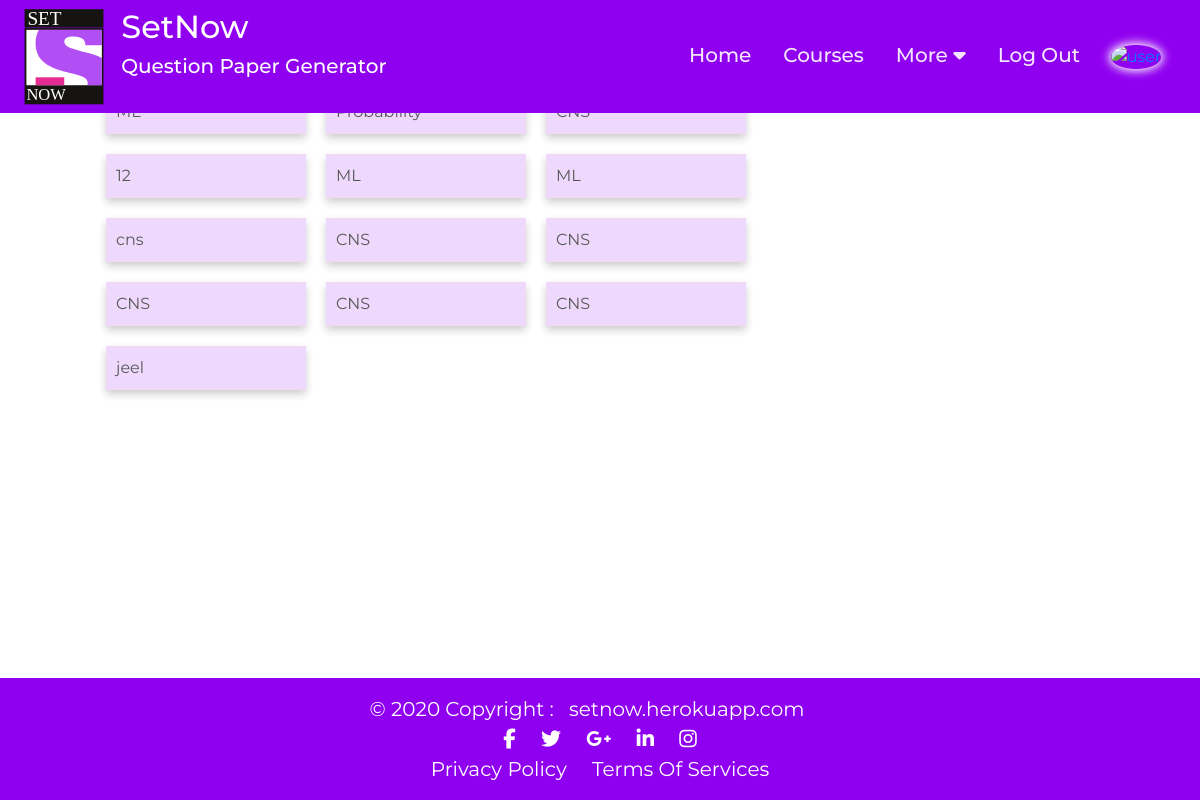
The page /course/ (signed in) on the database as committed earlier.
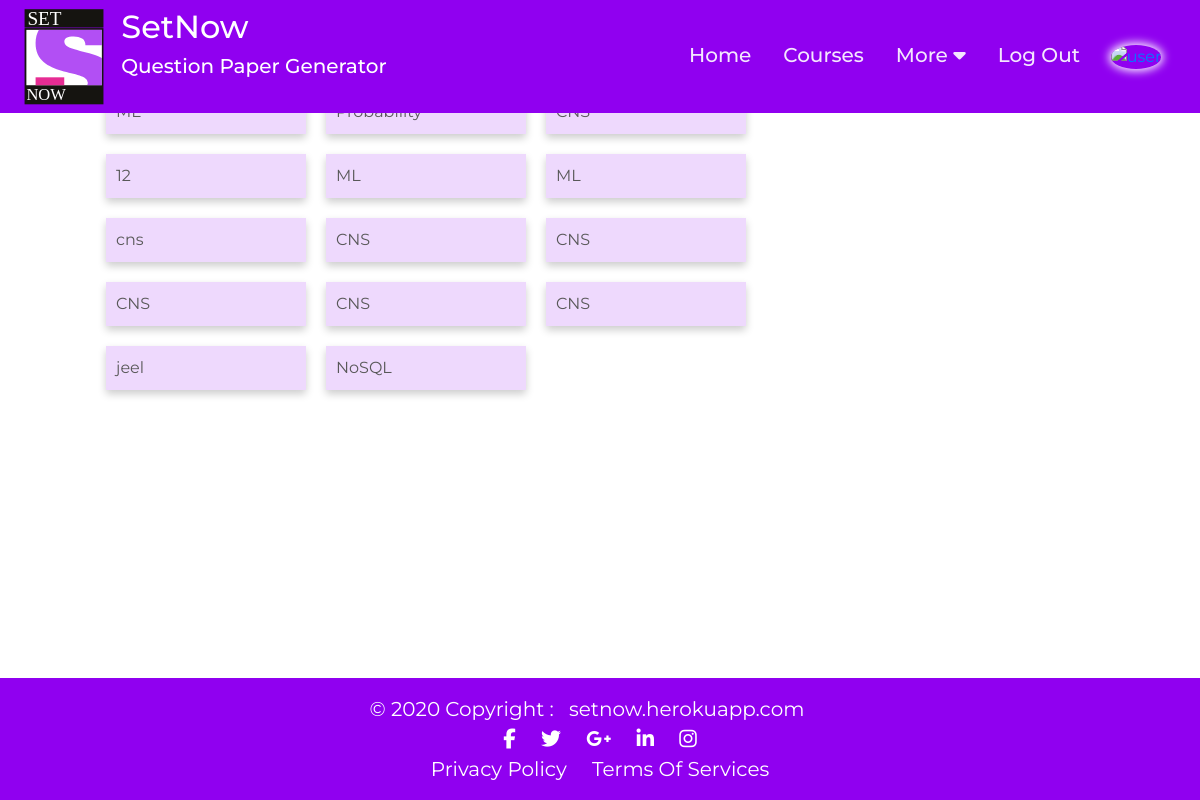
The same page on the database as committed later.
### flaskapp/models.py (models this page shows, shortened)
class Course(db.Model):
    id = db.Column(db.Integer, primary_key=True)
    name = db.Column(db.Text, nullable=False)
    questions = db.relationship('Question', backref='course', lazy=True)
    mcq_questions = db.relationship("MCQQuestion", backref='course', lazy=True)
    user_id = db.Column(db.Integer, db.ForeignKey("user.id"), nullable=False)

### flaskapp/blueprints/questions/routes.py (the view)
@questions.route('/course/')
@login_required
def courses():
    _courses = Course.query.filter(Course.teacher == current_user).all()
    image_file = url_for('static', filename='profile_pics/' + current_user.image_file)
    return render_template("questions/courses.html",
                           courses=_courses,
                           css_file='css/base.css',
                           css_file2='css/questions/courses.css',
                           js_file='js/questions/courses.js',
                           image_file=image_file,
                           title='Courses')

### app.py (called while the page is built)
@app.after_request
def add_header(response):
    response.headers['X-UA-Compatible'] = 'IE=Edge,chrome=1'
    return response

### flaskapp/models.py (called while the page is built)
@login_manager.user_loader
def load_user(user_id):
    return User.query.get(int(user_id))

### flaskapp/templates/questions/courses.html (shortened to what this page needs)
{% extends "base.html" %}
{% block image %}
    <img src="{{ image_file }}" class="user" alt="user" title="profile"/>
{% endblock image %}
{% block main %}
    <div id="course_container">
        <div class="course_items">
            {% for _course in courses %}
                <a class="course_item"
                   href={{ url_for("questions.question", qtype="sub", course_id=_course.id) }}>{{ _course.name }}</a>
                <br>
            {% endfor %}
        </div>
        <div style="margin-left : auto">
            <div id="add_course">
                <div><img src="{{ url_for('static',filename='images/add.svg') }}" id="add_img" alt="add">Add Course
                </div>
            </div>
        </div>
    </div>
{% endblock main %}

### flaskapp/templates/base.html (shortened to what this page needs)
{% extends "headerFooter.html" %}
{% block body %}
    <div style="margin-bottom: 4%;" class="block_main">
        <div class="px-5 py-2">
            <div class="px-5" id="page_display">
                <div id="content" style="margin: 0;">
                    <div class="mr-2" style="width: 75%;" id="template_display">
                        {% block main %} {% endblock main %}
                    </div>
                </div>
            </div>
        </div>
    </div>
{% endblock body %}

### flaskapp/templates/headerFooter.html (shortened to what this page needs)
<!DOCTYPE html>
<html lang="en">
<head>
    <link rel="stylesheet" href="https://stackpath.bootstrapcdn.com/bootstrap/4.4.1/css/bootstrap.min.css"
/>
    <link rel=“stylesheet” href=“https://use.fontawesome.com/releases/v5.5.0/css/all.css”
          integrity=“sha384-B4dIYHKNBt8Bc12p+WXckhzcICo0wtJAoU8YZTY5qE0Id1GSseTk6S+L3BlXeVIU” crossorigin=“anonymous”>
    <link rel="stylesheet" type="text/css" href="{{ url_for('static',
      filename='css/headerFooter.css') }}"/>
    <link rel="stylesheet" type="text/css" href="{{ url_for('static',
      filename=css_file) }}"/>
    {% if css_file2 %}
        <link rel="stylesheet" type="text/css" href="{{ url_for('static',
      filename=css_file2) }}"/>
    {% endif %}
</head>
<body>
<div style="position: absolute; height: 100%; width: 100%;">
    <header>
        <div class="row px-4 py-2 text-white sticky-top" id="header">
            <div class="col1">
                <a href="/"><img src="{{ url_for('static',
                filename='images/logo.svg') }}" class="logo" alt="logo" id="logo"/>
                </a>
            </div>
            <div class="col2">
                <h2>SetNow</h2>
                <h4>Question Paper Generator</h4>
            </div>
            <div class="col3">
                <div class="row" style="margin: 0; padding: 0;">
                    <a href="/" class="top_navigation_items">
                        <h4 class="py-2 mx-3">Home</h4>
                    </a>
                    <a href="/course" class="top_navigation_items">
                        <h4 class="py-2 mx-3">Courses</h4>
                    </a>
                    <div class="dropdown_container">
                        <h4 class="py-2 mx-3">More <i class="fa fa-caret-down"></i></h4>
                    </div>
                    <a href="/logout" class="top_navigation_items">
                        <h4 class="py-2 mx-3">Log Out</h4>
                    </a>
                </div>
            </div>
            <div class="col4">
                <a href="/account" class="profile_page">
                    {% block image %} {% endblock image %}
                </a>
            </div>
        </div>
    </header>
    <div id="page_container">
        <div id="main_container">
            {% block body %} {% endblock body %}
        </div>
        <footer>
            <div class="row" id="footer">
                <div class="row" id="social_links">
                    <div class="col py-3 text-center" id="footercontent">
                        <div class="footer_items">
                <span class="mr-3 span_color" style="color: white;">© 2020 Copyright :
                  <a href="/" class="fl">setnow.herokuapp.com</a>
                </span>
                        </div>
                        <div class="footer_items">
                            <a href="#" class="fl"><i class="fab fa-facebook-f"> </i></a>
                            <a href="#" class="fl"><i class="fab fa-twitter"> </i></a>
                            <a href="#" class="fl"><i class="fab fa-google-plus-g"> </i></a>
                            <a href="#" class="fl"><i class="fab fa-linkedin-in"> </i></a>
                            <a href="#" class="fl"><i class="fab fa-instagram"> </i></a>
                        </div>
                        <div class="footer_items">
                <span class="span_color">
                  <a href="/privacy-policy" class="fl" id="policy_page_link">Privacy Policy</a>
                </span>
                            <span class="span_color">
                  <a href="/terms-of-service" class="fl" id="services_page_link">Terms Of Services</a>
                </span>
                        </div>
                    </div>
                </div>
            </div>
        </footer>
    </div>
</div>
</body>
</html>

### flaskapp/static/css/headerFooter.css (style rules this page uses)
* { box-sizing: border-box; font-family: "Montserrat", sans-serif; }
.span_color, .a_color { color: white; }
body { margin: 0; overflow: auto; }
.col1 { width: 80px; }
.col2 { flex-grow: 1; padding-left: 1.5%; transition: 1s; }
.col2 > h2 { font-size: 32px; font-family: "Montserrat", sans-serif; letter-spacing: 0px; }
.col2 > h4 { font-size: 20px; font-family: "Montserrat", sans-serif; letter-spacing: 0px; }
.col3 { display: inline-flex; align-items: center; justify-content: flex-end; }
.col3 > .row { display: flex; justify-content: flex-end; }
.col3 .row a { display: block; text-decoration: none !important; }
.col3 .row h4 { color: rgba(255, 255, 255, 0.9); margin: 0; text-align: center; float: left; border-bottom: 2px solid #ffffff00; font-size: 20px; }
.col4 { width: 80px; display: inline-flex; align-items: center; justify-content: center; }
.col4 img { border-radius: 50%; box-shadow: 0 0 10px 2px #ffffff; cursor: pointer; height: auto; width: 100%; }
.dropdown_container, .dropdown_container_2 { position: relative; }
#footer { margin: 0; display: block; transition: 1s; background: #9000f0; }
#footercontent { display: flex; justify-content: center; }
.fl { color: rgba(255, 255, 255, 1); font-family: "Montserrat", sans-serif; font-size: 20px; margin: 0 10px; }
header { position: fixed; top: 0; width: 100%; z-index: 1; }
#header { background: #9000f0; display: flex; left: 0; margin: 0; top: 0; transition: 0.3s; z-index: 2; }
#main_container { flex-grow: 1; }
.logo { max-height: 100%; max-width: 100%; position: relative; }
#page_container { display: flex; flex-direction: column; height: 100%; }
.row { position: relative; }
#social_links { margin: 0; font-size: 20px; }
@media (max-width: 1200px) { #footercontent { flex-direction: column; } }

### flaskapp/static/css/base.css (style rules this page uses)
#content { display: flex; flex-direction: row; margin: 0 10px; }
#page_display { display: flex; flex-direction: column; justify-content: center; }

### flaskapp/static/css/questions/courses.css (style rules this page uses)
#course_container { display: flex; }
#add_course { background-color: rgba(144, 0, 240, 0.76); box-shadow: 0 4px 8px 0 rgba(0, 0, 0, 0.2); color: white; display: flex; flex-direction: row; font-family: "Segoe UI", Tahoma, Geneva, Verdana, sans-serif; font-size: 20px; padding: 10px; margin: 10px; transition: 0.3s; width: 240px; }
.course_items { display: flex; flex-direction: row; flex-wrap: wrap; }
.course_item { background-color: rgba(144, 0, 240, 0.15); box-shadow: 0 4px 8px 0 rgba(0, 0, 0, 0.2); color: rgba(88, 88, 88, 1) !important; padding: 10px; margin: 10px; text-decoration: none !important; width: 200px; }

Rows that differ between the two databases and show on the page:
added Course: name "NoSQL"
